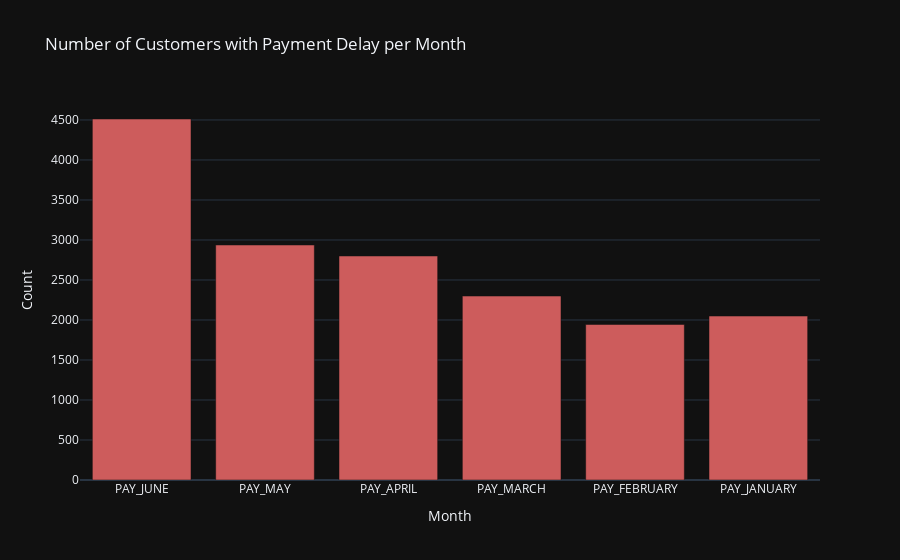

The notebook cell this image was saved under:
### Code cell
fig = go.Figure(
    data=[go.Bar(x=train_macrotable.loc[:,'PAY_JUNE':'PAY_JANUARY' ].columns, y=train_macrotable.loc[:,'PAY_JUNE':'PAY_JANUARY' ][train_macrotable.loc[:,'PAY_JUNE':'PAY_JANUARY' ] >= 1].count(), marker_color='indianred')],
    layout=go.Layout(title='Number of Customers with Payment Delay per Month',
                        template='plotly_dark'))
fig.update_layout(yaxis=dict(title='Count'), xaxis=dict(title='Month'))
fig.show()

### Figure 1 — Plotly figure (JSON) as saved in the notebook; plotly's stock layout.template omitted (floating-point values rounded to 4 significant figures)
{"data": [{"marker": {"color": "indianred"}, "type": "bar", "x": ["PAY_JUNE", "PAY_MAY", "PAY_APRIL", "PAY_MARCH", "PAY_FEBRUARY", "PAY_JANUARY"], "y": [4512, 2937, 2800, 2299, 1944, 2049]}], "layout": {"title": {"text": "Number of Customers with Payment Delay per Month"}, "xaxis": {"title": {"text": "Month"}}, "yaxis": {"title": {"text": "Count"}}}}
